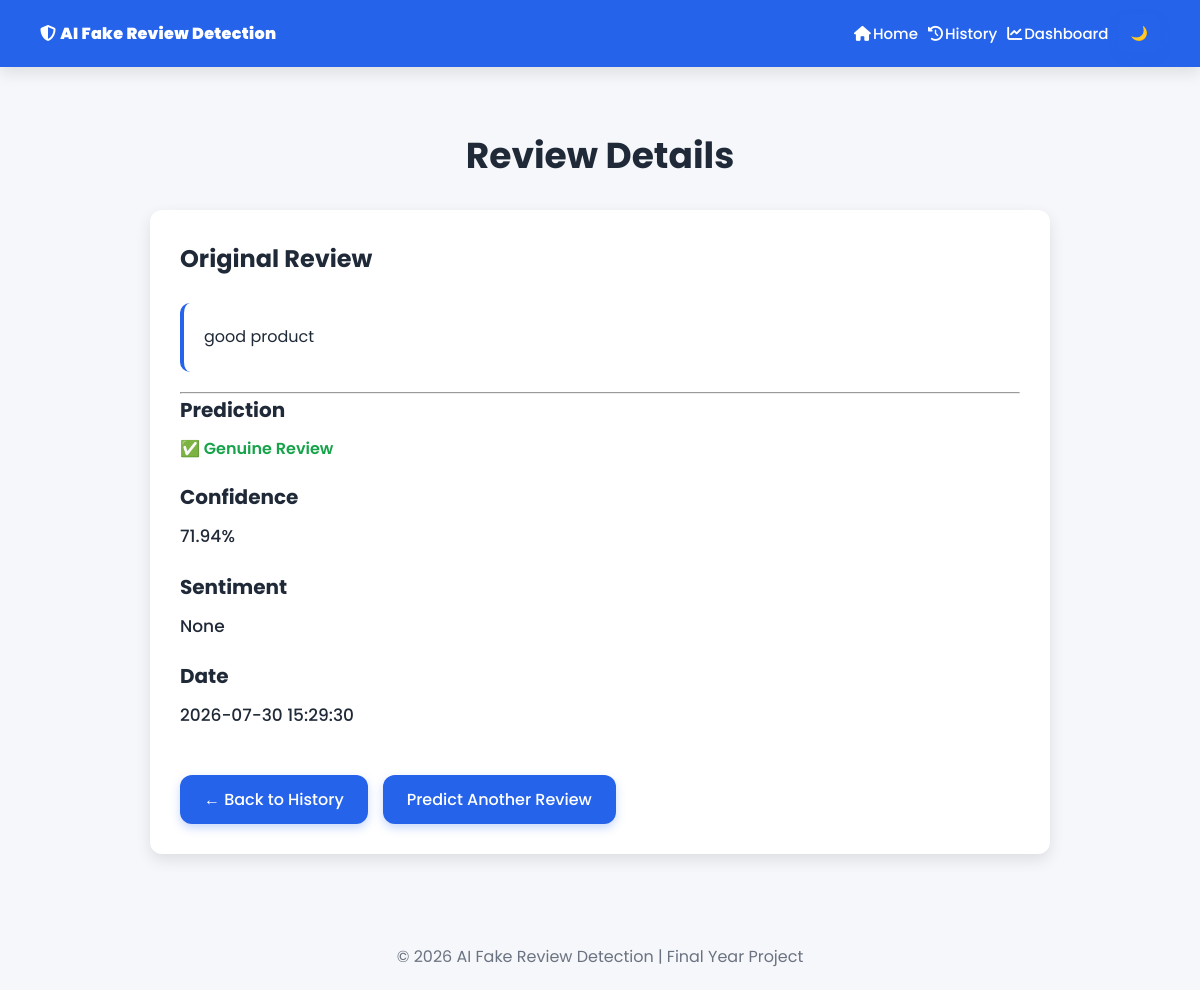
The page /review/1 on the database its author committed.
### tables this page shows
CREATE TABLE ReviewHistory (
        id INTEGER PRIMARY KEY AUTOINCREMENT,
        review TEXT,
        prediction TEXT,
        confidence REAL,
        date TEXT
    , sentiment TEXT);

### app.py (the view)
@app.route("/review/<int:review_id>")
def review_details(review_id):
    review = get_review_by_id(review_id)
    if review is None:
        return "Review not found", 404
    return render_template(
        "review_details.html",
        review=review
    )

### database.py (called while the page is built)
def get_review_by_id(review_id):
    connection = sqlite3.connect("database.db")
    cursor = connection.cursor()
    cursor.execute("""
        SELECT *
        FROM ReviewHistory
        WHERE id = ?
    """, (review_id,))
    review = cursor.fetchone()
    connection.close()
    return review

### templates/review_details.html (shortened to what this page needs)
<!DOCTYPE html>
<html lang="en">
<head>
    <link rel="stylesheet" href="{{ url_for('static', filename='css/style.css') }}">
    <link rel="stylesheet" href="https://cdnjs.cloudflare.com/ajax/libs/font-awesome/6.7.2/css/all.min.css">
</head>
<body>
    {% include 'navbar.html' %}
    <main class="container">
        <h1>Review Details</h1>
        <div class="review-details-card">
            <div class="detail-section">
                <h2>Original Review</h2>
                <div class="review-box">
                    <p>
                        {{ review[1] }}
                    </p>
                </div>
            </div>
            <hr>
            <div class="detail-section">
                <h3>Prediction</h3>
                {% if review[2] == "✅ Genuine Review" %}
                <p class="success">
                    {{ review[2] }}
                </p>
                {% else %}
                <p class="danger">
                    {{ review[2] }}
                </p>
                {% endif %}
            </div>
            <div class="detail-section">
                <h3>Confidence</h3>
                <p class="detail-value">
                    {{ review[3] }}%
                </p>
            </div>
            <div class="detail-section">
                <h3>Sentiment</h3>
                <p class="detail-value">
                    {{ review[5] }}
                </p>
            </div>
            <div class="detail-section">
                <h3>Date</h3>
                <p class="detail-value">
                    {{ review[4] }}
                </p>
            </div>
            <br>
            <div class="details-buttons">
                <a href="/history" class="btn">
                    ← Back to History
                </a>
                <a href="/" class="btn">
                    Predict Another Review
                </a>
            </div>
        </div>
    </main>
    <footer class="footer">
        <p>
            © 2026 AI Fake Review Detection | Final Year Project
        </p>
    </footer>
</body>
</html>

### static/css/style.css (style rules this page uses)
:root { --bg-color: #f5f7fa; --primary: #2563eb; --primary-hover: #1d4ed8; --success: #16a34a; --danger: #dc2626; --white: #ffffff; --text: #1f2937; --border: #d1d5db; --radius: 12px; --shadow: 0 6px 15px rgba(0, 0, 0, 0.1); }
* { margin: 0; padding: 0; box-sizing: border-box; }
body { font-family: 'Poppins', sans-serif; background: var(--bg-color); color: var(--text); line-height: 1.6; }
.container { width: 90%; max-width: 1100px; margin: 40px auto; padding: 20px; }
h1 { font-size: 36px; margin-bottom: 20px; text-align: center; }
h2 { font-size: 24px; margin-bottom: 15px; }
h3 { font-size: 20px; margin-bottom: 10px; }
p { font-size: 16px; }
.btn { display: inline-block; background: var(--primary); color: var(--white); text-decoration: none; padding: 12px 24px; min-width: 180px; text-align: center; border-radius: var(--radius); font-size: 16px; font-weight: 500; transition: all 0.3s ease; box-shadow: 0 4px 10px rgba(37, 99, 235, .25); }
.review-box { background: var(--bg-color); padding: 20px; border-radius: var(--radius); text-align: left; margin-top: 25px; border-left: 5px solid var(--primary); }
.review-box p { line-height: 1.8; word-wrap: break-word; }
.success { color: var(--success); font-weight: 600; }
a { text-decoration: none; color: inherit; }
html { scroll-behavior: smooth; }
.container, .card, .result-card, .chart-section, .table-container { animation: fadeIn .6s ease; }
.footer { margin-top: 50px; text-align: center; color: #6b7280; padding: 20px; font-size: 15px; }
.review-details-card { background: var(--white); padding: 30px; border-radius: 12px; box-shadow: var(--shadow); margin-top: 25px; max-width: 900px; margin-left: auto; margin-right: auto; }
.detail-section { margin-bottom: 20px; }
.detail-section h2, .detail-section h3 { color: var(--text); margin-bottom: 10px; }
.review-box { background: var(--background); padding: 20px; border-radius: 10px; border-left: 4px solid var(--primary); line-height: 1.7; word-wrap: break-word; }
.detail-value { color: var(--text); font-size: 17px; font-weight: 500; }
.details-buttons { display: flex; gap: 15px; flex-wrap: wrap; }

### rows shown on the page
ReviewHistory: review "good product", prediction "✅ Genuine Review", confidence "71.94", date "2026-07-30 15:29:30"

### other values the page prints
{{ review[5] }} "None"
